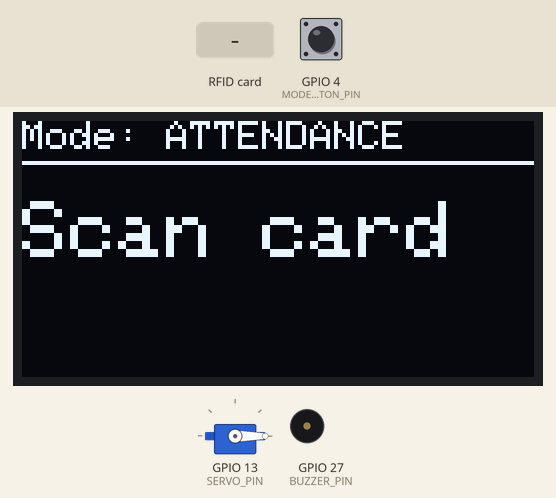
Simulated run of this sketch. Board: ESP32. Shown: 128×64 one-colour display, servo, buzzer (waves = sounding, pin HIGH). The test bench sets the inputs (shaded band); at power-on: GPIO 4 (MODE_BUTTON_PIN) HIGH. WiFi joins after 1.5 s; servers stay silent unless stated; uploads are accepted with an empty reply; pins used as bus, display or sensor lines are not drawn; what the sketch prints to the serial monitor is not drawn.

Above: at 2.8 s.
2.9 s: RFID card 5E 7A 19 C4 held to the reader
At 3.14 s:
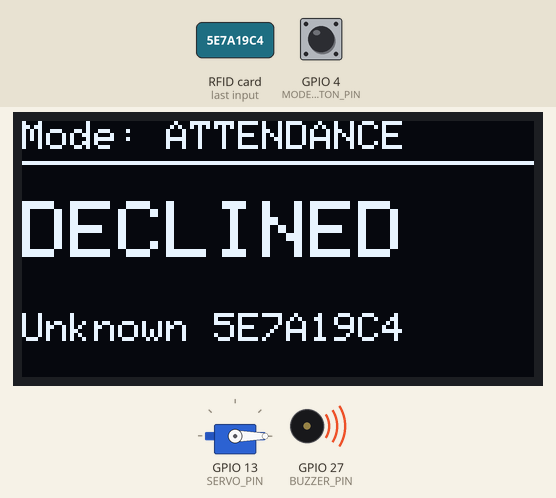
5.4 s: GPIO 4 (MODE_BUTTON_PIN) pulled LOW for 3.2 s
At 9.1 s:
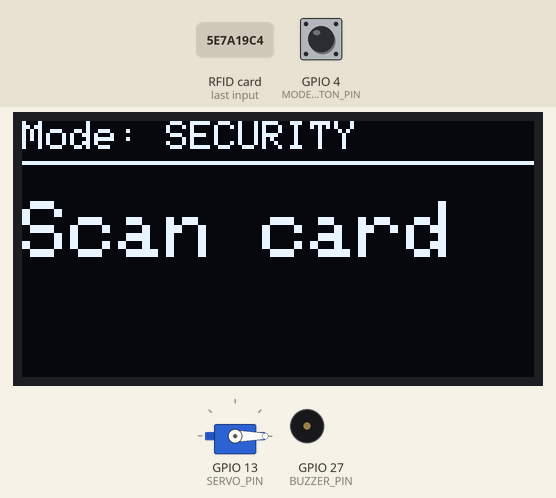
10.1 s: RFID card AA BB CC DD held to the reader
At 11.4 s:
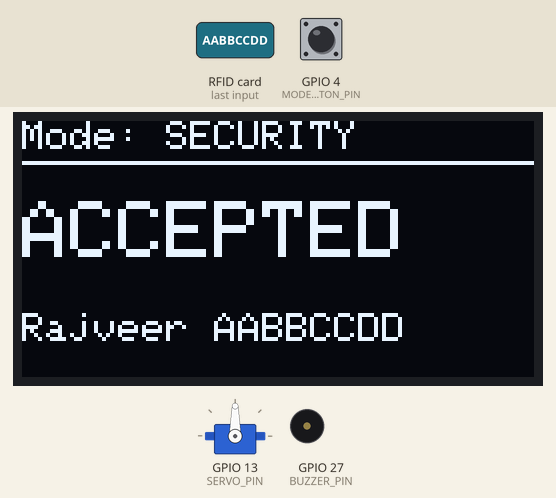
13.1 s: RFID card 11 22 33 44 held to the reader
At 15.0 s:
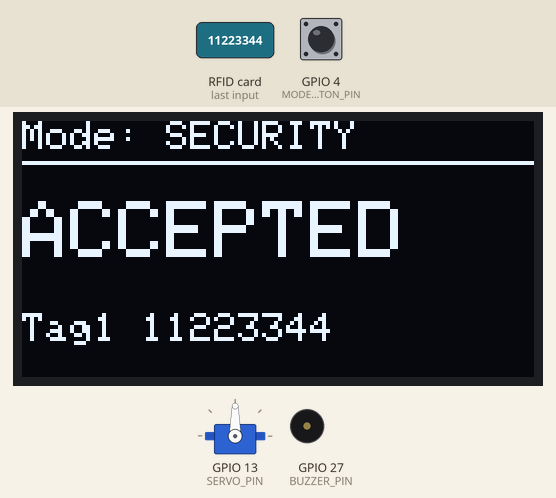
16.1 s: RFID card 5E 7A 19 C4 held to the reader
At 19.36 s:
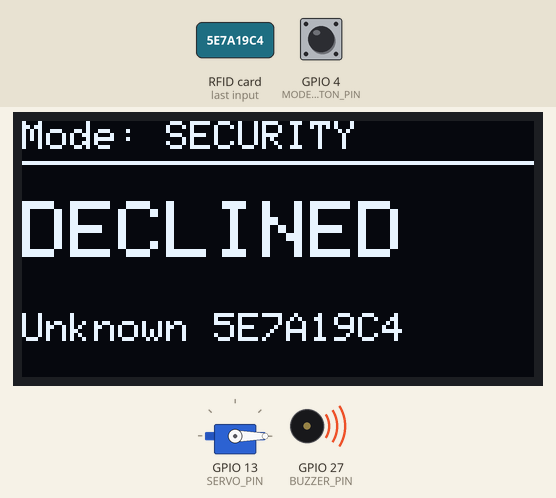
22.1 s: GPIO 4 (MODE_BUTTON_PIN) pulled LOW for 0.15 s
At 22.6 s:
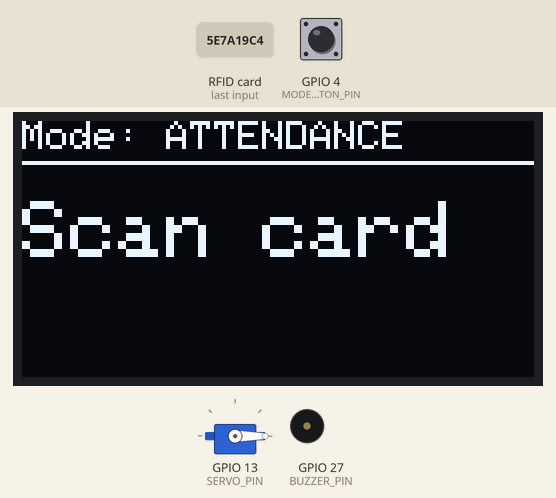
Timing chart, 0 to 24.7 s (numbered marks = the images above; inputs shaded):
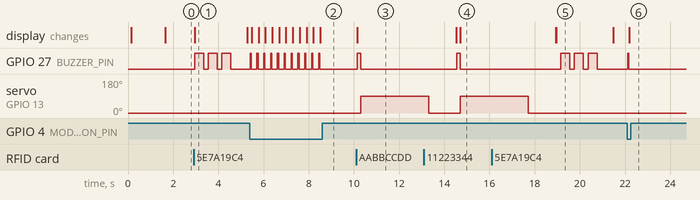

Measured:
- after the input at 2.9 s, GPIO 27 (BUZZER_PIN): alternates HIGH for 0.40 s and LOW for 0.20 s, 6 changes in all, then stays LOW, starting after 0.05 s; the display: changes after 0.05 s (image 1)
- after the input at 5.4 s, GPIO 27 (BUZZER_PIN): alternates HIGH for 0.05 s and LOW for 0.25 s, 22 changes in all, then stays LOW, starting at once; the display: first changes after 0.08 s (image 2 shows a later state)
- after the input at 10.1 s, GPIO 27 (BUZZER_PIN): LOW → HIGH after 0.05 s, → LOW 0.15 s later; servo on GPIO 13 (SERVO_PIN): 0° → 90° after 0.20 s; the display: changes after 0.05 s (image 3)
- after the input at 13.1 s, GPIO 27 (BUZZER_PIN): LOW → HIGH after 1.5 s, → LOW 0.15 s later; the display: first differs from a run without the input after 1.6 s (image 4)
- after the input at 16.1 s, GPIO 27 (BUZZER_PIN): alternates HIGH for 0.40 s and LOW for 0.20 s, 6 changes in all, then stays LOW, starting after 3.1 s; the display: first differs from a run without the input after 2.9 s (image 5)
- after the input at 22.1 s, GPIO 27 (BUZZER_PIN): LOW → HIGH at once, → LOW 0.05 s later; the display: changes after 0.09 s (image 6)
- what the display in image 1 shows lasts 2.4 s, from 2.9 s to 5.3 s

The sketch:

esp32-devkit.ino
```cpp
/*
 * Smart RFID Attendance, Door Access & Security System
 * Board: ESP32 DevKit (classic ESP32)
 *
 * Libraries:
 * - MFRC522
 * - Adafruit GFX Library
 * - Adafruit SSD1306
 * - ESP32Servo
 *
 * Configure Wi-Fi, Apps Script URL, and card UIDs below before uploading.
 */

#include <SPI.h>
#include <Wire.h>
#include <MFRC522.h>
#include <WiFi.h>
#include <WiFiClientSecure.h>
#include <HTTPClient.h>
#include <Adafruit_GFX.h>
#include <Adafruit_SSD1306.h>
#include <ESP32Servo.h>

// ---------------- USER CONFIGURATION ----------------
const char* WIFI_SSID = "YOUR_WIFI_NAME";
const char* WIFI_PASSWORD = "YOUR_WIFI_PASSWORD";
const char* GOOGLE_SCRIPT_URL = "YOUR_DEPLOYED_APPS_SCRIPT_WEB_APP_URL";

struct Person {
  const char* uid;   // Uppercase hexadecimal UID, no spaces
  const char* name;
};

Person people[] = {
  {"AABBCCDD", "Rajveer"},
  {"11223344", "Tag1"}
};
// ----------------------------------------------------

// Pin assignments
#define RFID_SS_PIN       5
#define RFID_RST_PIN      22
#define OLED_SDA_PIN      25
#define OLED_SCL_PIN      26
#define BUZZER_PIN        27
#define SERVO_PIN         13
#define MODE_BUTTON_PIN   4
#define CAM_TRIGGER_PIN   32

#define SERVO_CLOSED      0
#define SERVO_OPEN        90

#define SCREEN_WIDTH      128
#define SCREEN_HEIGHT     64
#define OLED_ADDRESS      0x3C

const char* modeNames[] = {"ATTENDANCE", "DOOR", "SECURITY"};
const int MODE_COUNT = 3;

MFRC522 rfid(RFID_SS_PIN, RFID_RST_PIN);
Adafruit_SSD1306 display(SCREEN_WIDTH, SCREEN_HEIGHT, &Wire, -1);
Servo doorServo;

int currentMode = 0;
unsigned long lastButtonPress = 0;
String lastUid = "";
unsigned long lastScanMillis = 0;

void showScreen(const String& line1, const String& line2 = "") {
  display.clearDisplay();
  display.setTextColor(SSD1306_WHITE);
  display.setTextSize(1);
  display.setCursor(0, 0);
  display.print("Mode: ");
  display.println(modeNames[currentMode]);
  display.drawLine(0, 10, 127, 10, SSD1306_WHITE);

  display.setTextSize(2);
  display.setCursor(0, 20);
  display.println(line1);

  display.setTextSize(1);
  display.setCursor(0, 48);
  display.println(line2);
  display.display();
}

void showIdle() {
  showScreen("Scan card");
}

void beep(int count, int onMs, int offMs) {
  for (int i = 0; i < count; i++) {
    digitalWrite(BUZZER_PIN, HIGH);
    delay(onMs);
    digitalWrite(BUZZER_PIN, LOW);
    if (i < count - 1) delay(offMs);
  }
}

void openCloseDoor() {
  doorServo.write(SERVO_OPEN);
  delay(3000);
  doorServo.write(SERVO_CLOSED);
  delay(500);
}

void triggerCamera() {
  digitalWrite(CAM_TRIGGER_PIN, HIGH);
  delay(200);
  digitalWrite(CAM_TRIGGER_PIN, LOW);
}

String readCardUID() {
  String uid;
  for (byte i = 0; i < rfid.uid.size; i++) {
    if (rfid.uid.uidByte[i] < 0x10) uid += "0";
    uid += String(rfid.uid.uidByte[i], HEX);
  }
  uid.toUpperCase();
  return uid;
}

int findPerson(const String& uid) {
  const size_t count = sizeof(people) / sizeof(people[0]);
  for (size_t i = 0; i < count; i++) {
    if (uid == people[i].uid) return (int)i;
  }
  return -1;
}

String urlEncode(const String& input) {
  const char hex[] = "0123456789ABCDEF";
  String encoded;
  for (size_t i = 0; i < input.length(); i++) {
    uint8_t c = (uint8_t)input[i];
    if ((c >= 'a' && c <= 'z') || (c >= 'A' && c <= 'Z') ||
        (c >= '0' && c <= '9') || c == '-' || c == '_' ||
        c == '.' || c == '~') {
      encoded += (char)c;
    } else {
      encoded += '%';
      encoded += hex[c >> 4];
      encoded += hex[c & 0x0F];
    }
  }
  return encoded;
}

void sendToGoogleSheet(const String& uid, const String& name,
                       const String& status) {
  if (WiFi.status() != WL_CONNECTED) {
    Serial.println("Google Sheets upload skipped: Wi-Fi disconnected");
    return;
  }

  String url = String(GOOGLE_SCRIPT_URL) +
    "?uid=" + urlEncode(uid) +
    "&name=" + urlEncode(name) +
    "&status=" + urlEncode(status) +
    "&mode=" + urlEncode(modeNames[currentMode]);

  WiFiClientSecure client;
  client.setInsecure(); // For a production deployment, validate the server certificate.
  HTTPClient https;
  https.setFollowRedirects(HTTPC_STRICT_FOLLOW_REDIRECTS);

  Serial.println("Sending scan record to Google Sheets...");
  if (https.begin(client, url)) {
    int code = https.GET();
    Serial.printf("[HTTPS] Response code: %d\n", code);
    if (code > 0) Serial.println(https.getString());
    https.end();
  } else {
    Serial.println("Unable to start HTTPS connection");
  }
}

void setup() {
  Serial.begin(115200);

  pinMode(BUZZER_PIN, OUTPUT);
  digitalWrite(BUZZER_PIN, LOW);
  pinMode(CAM_TRIGGER_PIN, OUTPUT);
  digitalWrite(CAM_TRIGGER_PIN, LOW);
  pinMode(MODE_BUTTON_PIN, INPUT_PULLUP);

  Wire.begin(OLED_SDA_PIN, OLED_SCL_PIN);
  if (!display.begin(SSD1306_SWITCHCAPVCC, OLED_ADDRESS)) {
    Serial.println("OLED not found. Check I2C wiring/address.");
  } else {
    showScreen("Starting...");
  }

  doorServo.setPeriodHertz(50);
  doorServo.attach(SERVO_PIN);
  doorServo.write(SERVO_CLOSED);

  SPI.begin();
  rfid.PCD_Init();

  showScreen("WiFi...", WIFI_SSID);
  WiFi.begin(WIFI_SSID, WIFI_PASSWORD);
  while (WiFi.status() != WL_CONNECTED) {
    delay(500);
    Serial.print(".");
  }

  Serial.println("\nWi-Fi connected");
  Serial.println(WiFi.localIP());
  showIdle();
}

void loop() {
  // Button is active LOW. Simple debounce; one press changes one mode.
  if (digitalRead(MODE_BUTTON_PIN) == LOW &&
      millis() - lastButtonPress > 300) {
    lastButtonPress = millis();
    currentMode = (currentMode + 1) % MODE_COUNT;
    beep(1, 50, 0);
    showIdle();
  }

  if (WiFi.status() != WL_CONNECTED) {
    WiFi.reconnect();
    delay(500);
    return;
  }

  if (!rfid.PICC_IsNewCardPresent()) return;
  if (!rfid.PICC_ReadCardSerial()) return;

  String uid = readCardUID();
  rfid.PICC_HaltA();
  rfid.PCD_StopCrypto1();

  // Ignore the same UID if scanned again within three seconds.
  if (uid == lastUid && millis() - lastScanMillis < 3000) return;
  lastUid = uid;
  lastScanMillis = millis();

  Serial.println("Scanned UID: " + uid);
  int personIndex = findPerson(uid);

  if (personIndex >= 0) {
    String personName = people[personIndex].name;
    showScreen("ACCEPTED", personName + " " + uid);
    beep(1, 150, 0);

    if (currentMode >= 1) openCloseDoor();
    sendToGoogleSheet(uid, personName, "Accepted");
  } else {
    showScreen("DECLINED", "Unknown " + uid);

    if (currentMode == 2) triggerCamera();
    beep(3, 400, 200);
    sendToGoogleSheet(uid, "Unknown", "Declined");
  }

  delay(500);
  showIdle();
}
```
